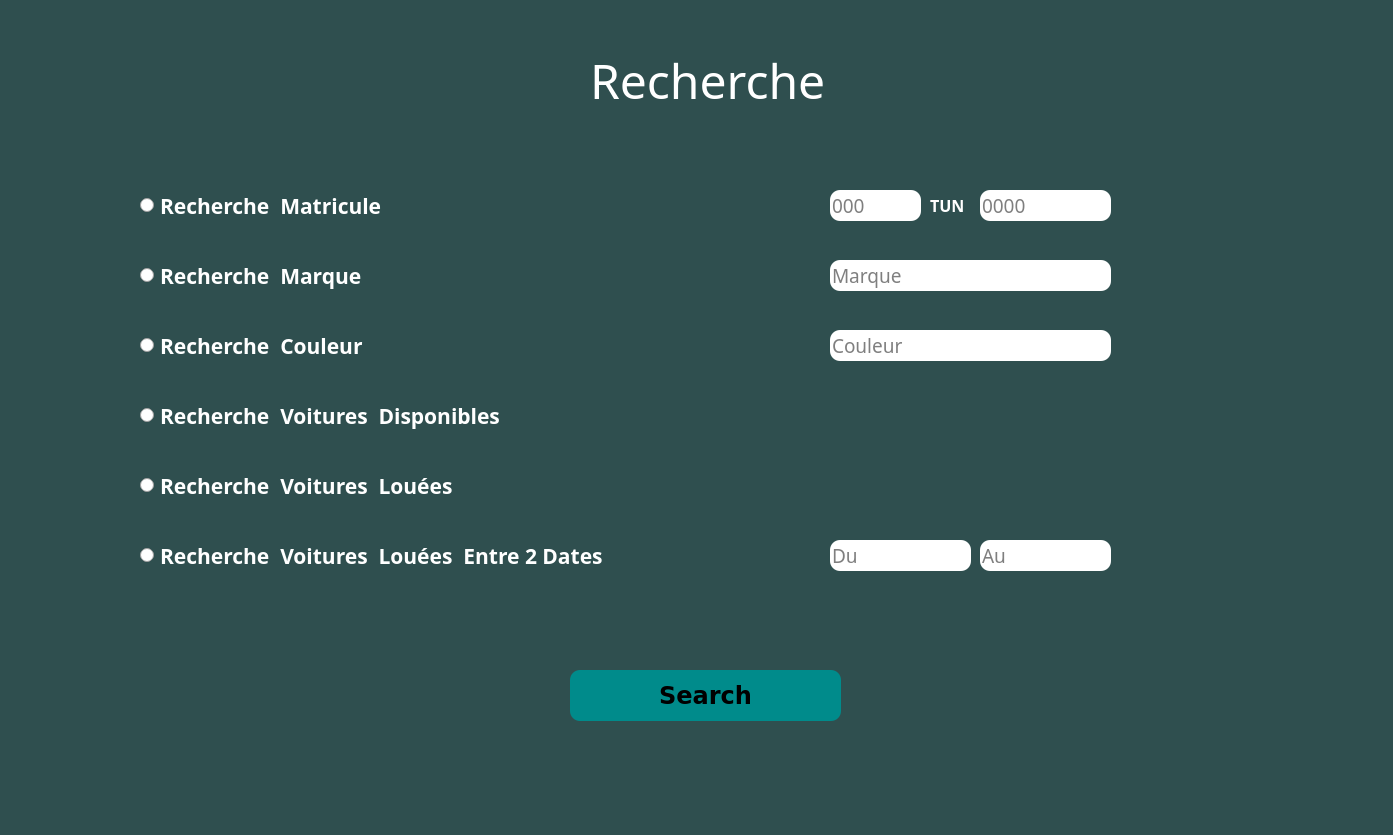
<?xml version="1.0" encoding="UTF-8"?>
<ui version="4.0">
 <class>Dialog</class>
 <widget class="QDialog" name="Dialog">
  <property name="geometry">
   <rect>
    <x>0</x>
    <y>0</y>
    <width>1393</width>
    <height>835</height>
   </rect>
  </property>
  <property name="windowTitle">
   <string>Dialog</string>
  </property>
  <property name="styleSheet">
   <string notr="true">background-color:DarkSlateGrey</string>
  </property>
  <widget class="QLabel" name="label">
   <property name="geometry">
    <rect>
     <x>0</x>
     <y>-10</y>
     <width>1391</width>
     <height>851</height>
    </rect>
   </property>
   <property name="text">
    <string/>
   </property>
   <property name="pixmap">
    <pixmap resource="mothak5.qrc">:/pics/b1.jpg</pixmap>
   </property>
   <property name="scaledContents">
    <bool>true</bool>
   </property>
  </widget>
  <widget class="QLabel" name="label_2">
   <property name="geometry">
    <rect>
     <x>590</x>
     <y>40</y>
     <width>251</width>
     <height>81</height>
    </rect>
   </property>
   <property name="font">
    <font>
     <family>Bernard MT Condensed</family>
     <pointsize>36</pointsize>
    </font>
   </property>
   <property name="styleSheet">
    <string notr="true">background-color:none;
color:white</string>
   </property>
   <property name="text">
    <string>Recherche</string>
   </property>
  </widget>
  <widget class="QRadioButton" name="radioButton">
   <property name="geometry">
    <rect>
     <x>140</x>
     <y>190</y>
     <width>281</width>
     <height>31</height>
    </rect>
   </property>
   <property name="font">
    <font>
     <family>Segoe UI Variable Text Semibold</family>
     <pointsize>16</pointsize>
     <weight>75</weight>
     <bold>true</bold>
    </font>
   </property>
   <property name="styleSheet">
    <string notr="true">background-color:none;
color:white</string>
   </property>
   <property name="text">
    <string>Recherche  Matricule</string>
   </property>
  </widget>
  <widget class="QRadioButton" name="radioButton_2">
   <property name="geometry">
    <rect>
     <x>140</x>
     <y>260</y>
     <width>281</width>
     <height>31</height>
    </rect>
   </property>
   <property name="font">
    <font>
     <family>Segoe UI Variable Text Semibold</family>
     <pointsize>16</pointsize>
     <weight>75</weight>
     <bold>true</bold>
    </font>
   </property>
   <property name="styleSheet">
    <string notr="true">background-color:none;
color:white</string>
   </property>
   <property name="text">
    <string>Recherche  Marque</string>
   </property>
  </widget>
  <widget class="QRadioButton" name="radioButton_3">
   <property name="geometry">
    <rect>
     <x>140</x>
     <y>330</y>
     <width>281</width>
     <height>31</height>
    </rect>
   </property>
   <property name="font">
    <font>
     <family>Segoe UI Variable Text Semibold</family>
     <pointsize>16</pointsize>
     <weight>75</weight>
     <bold>true</bold>
    </font>
   </property>
   <property name="styleSheet">
    <string notr="true">background-color:none;
color:white</string>
   </property>
   <property name="text">
    <string>Recherche  Couleur</string>
   </property>
  </widget>
  <widget class="QRadioButton" name="radioButton_4">
   <property name="geometry">
    <rect>
     <x>140</x>
     <y>400</y>
     <width>421</width>
     <height>31</height>
    </rect>
   </property>
   <property name="font">
    <font>
     <family>Segoe UI Variable Text Semibold</family>
     <pointsize>16</pointsize>
     <weight>75</weight>
     <bold>true</bold>
    </font>
   </property>
   <property name="styleSheet">
    <string notr="true">background-color:none;
color:white</string>
   </property>
   <property name="text">
    <string>Recherche  Voitures  Disponibles</string>
   </property>
  </widget>
  <widget class="QRadioButton" name="radioButton_5">
   <property name="geometry">
    <rect>
     <x>140</x>
     <y>470</y>
     <width>421</width>
     <height>31</height>
    </rect>
   </property>
   <property name="font">
    <font>
     <family>Segoe UI Variable Text Semibold</family>
     <pointsize>16</pointsize>
     <weight>75</weight>
     <bold>true</bold>
    </font>
   </property>
   <property name="styleSheet">
    <string notr="true">background-color:none;
color:white</string>
   </property>
   <property name="text">
    <string>Recherche  Voitures  Louées</string>
   </property>
  </widget>
  <widget class="QRadioButton" name="radioButton_6">
   <property name="geometry">
    <rect>
     <x>140</x>
     <y>540</y>
     <width>551</width>
     <height>31</height>
    </rect>
   </property>
   <property name="font">
    <font>
     <family>Segoe UI Variable Text Semibold</family>
     <pointsize>16</pointsize>
     <weight>75</weight>
     <bold>true</bold>
    </font>
   </property>
   <property name="styleSheet">
    <string notr="true">background-color:none;
color:white</string>
   </property>
   <property name="text">
    <string>Recherche  Voitures  Louées  Entre 2 Dates</string>
   </property>
  </widget>
  <widget class="QPushButton" name="pushButton">
   <property name="geometry">
    <rect>
     <x>570</x>
     <y>670</y>
     <width>271</width>
     <height>51</height>
    </rect>
   </property>
   <property name="font">
    <font>
     <family>Verdana</family>
     <pointsize>18</pointsize>
     <weight>75</weight>
     <bold>true</bold>
    </font>
   </property>
   <property name="styleSheet">
    <string notr="true">QPushButton{
border-style: outset;
background-color:DarkCyan;
    border-radius: 10px;
}
QPushButton:hover{
background-color:MediumSeaGreen
}</string>
   </property>
   <property name="text">
    <string>Search</string>
   </property>
  </widget>
  <widget class="QLineEdit" name="lineEdit">
   <property name="geometry">
    <rect>
     <x>830</x>
     <y>190</y>
     <width>91</width>
     <height>31</height>
    </rect>
   </property>
   <property name="font">
    <font>
     <family>Modern No. 20</family>
     <pointsize>14</pointsize>
    </font>
   </property>
   <property name="styleSheet">
    <string notr="true">QLineEdit{
border-style: outset;
background-color:white;
    border-radius: 10px;
}
QLineEdit:focus{
border:1.5px solid
}
</string>
   </property>
   <property name="placeholderText">
    <string>000</string>
   </property>
  </widget>
  <widget class="QLineEdit" name="lineEdit_2">
   <property name="geometry">
    <rect>
     <x>830</x>
     <y>540</y>
     <width>141</width>
     <height>31</height>
    </rect>
   </property>
   <property name="font">
    <font>
     <family>Modern No. 20</family>
     <pointsize>14</pointsize>
    </font>
   </property>
   <property name="styleSheet">
    <string notr="true">QLineEdit{
border-style: outset;
background-color:white;
    border-radius: 10px;
}
QLineEdit:focus{
border:1.5px solid
}
</string>
   </property>
   <property name="placeholderText">
    <string>Du</string>
   </property>
  </widget>
  <widget class="QLineEdit" name="lineEdit_3">
   <property name="geometry">
    <rect>
     <x>980</x>
     <y>190</y>
     <width>131</width>
     <height>31</height>
    </rect>
   </property>
   <property name="font">
    <font>
     <family>Modern No. 20</family>
     <pointsize>14</pointsize>
    </font>
   </property>
   <property name="styleSheet">
    <string notr="true">QLineEdit{
border-style: outset;
background-color:white;
    border-radius: 10px;
}
QLineEdit:focus{
border:1.5px solid
}
</string>
   </property>
   <property name="placeholderText">
    <string>0000</string>
   </property>
  </widget>
  <widget class="QLineEdit" name="lineEdit_4">
   <property name="geometry">
    <rect>
     <x>830</x>
     <y>260</y>
     <width>281</width>
     <height>31</height>
    </rect>
   </property>
   <property name="font">
    <font>
     <family>Modern No. 20</family>
     <pointsize>14</pointsize>
    </font>
   </property>
   <property name="styleSheet">
    <string notr="true">QLineEdit{
border-style: outset;
background-color:white;
    border-radius: 10px;
}
QLineEdit:focus{
border:1.5px solid
}
</string>
   </property>
   <property name="placeholderText">
    <string>Marque</string>
   </property>
  </widget>
  <widget class="QLineEdit" name="lineEdit_5">
   <property name="geometry">
    <rect>
     <x>830</x>
     <y>330</y>
     <width>281</width>
     <height>31</height>
    </rect>
   </property>
   <property name="font">
    <font>
     <family>Modern No. 20</family>
     <pointsize>14</pointsize>
    </font>
   </property>
   <property name="styleSheet">
    <string notr="true">QLineEdit{
border-style: outset;
background-color:white;
    border-radius: 10px;
}
QLineEdit:focus{
border:1.5px solid
}
</string>
   </property>
   <property name="placeholderText">
    <string>Couleur</string>
   </property>
  </widget>
  <widget class="QLineEdit" name="lineEdit_6">
   <property name="geometry">
    <rect>
     <x>980</x>
     <y>540</y>
     <width>131</width>
     <height>31</height>
    </rect>
   </property>
   <property name="font">
    <font>
     <family>Modern No. 20</family>
     <pointsize>14</pointsize>
    </font>
   </property>
   <property name="styleSheet">
    <string notr="true">QLineEdit{
border-style: outset;
background-color:white;
    border-radius: 10px;
}
QLineEdit:focus{
border:1.5px solid
}
</string>
   </property>
   <property name="placeholderText">
    <string>Au</string>
   </property>
  </widget>
  <widget class="QLabel" name="label_3">
   <property name="geometry">
    <rect>
     <x>930</x>
     <y>190</y>
     <width>61</width>
     <height>31</height>
    </rect>
   </property>
   <property name="font">
    <font>
     <family>Segoe UI Variable Text Semibold</family>
     <pointsize>12</pointsize>
     <weight>75</weight>
     <bold>true</bold>
    </font>
   </property>
   <property name="styleSheet">
    <string notr="true">background-color:none;
color:white</string>
   </property>
   <property name="text">
    <string>TUN</string>
   </property>
  </widget>
 </widget>
 <resources>
  <include location="mothak5.qrc"/>
 </resources>
 <connections/>
</ui>
